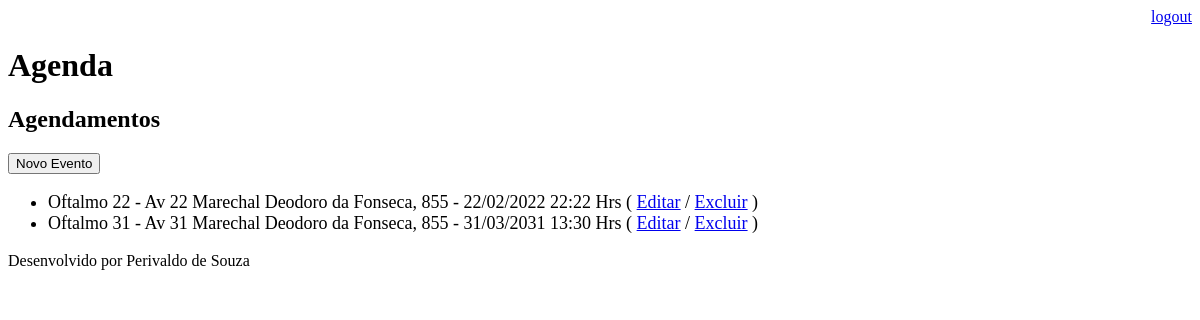
The app's page /agenda/ (signed in), older data.
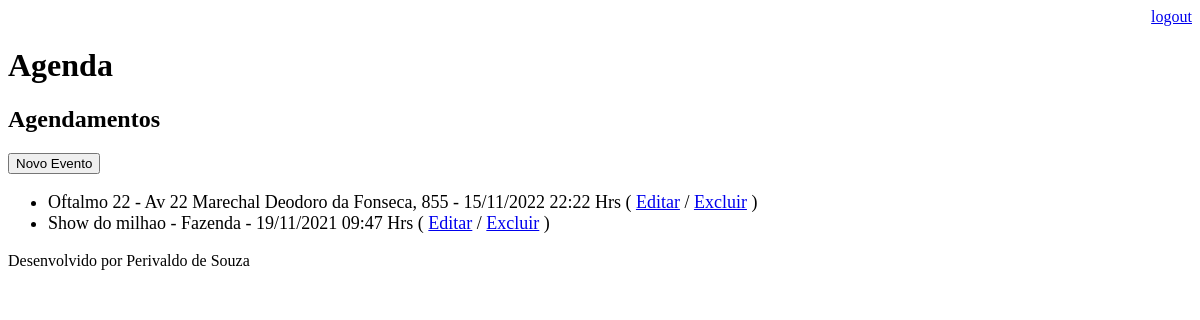
The same page, newer data.
### core/models.py (models this page shows, shortened)
class Evento(models.Model):
    titulo = models.CharField(max_length=100)
    derscricao = models.TextField(blank=True, null=True)
    data_evento = models.DateTimeField(verbose_name='Data do Evento')
    local = models.CharField(max_length=100, blank=True, null=True)
    data_criacao = models.DateTimeField(auto_now=True)
    usuario = models.ForeignKey(User, on_delete=models.CASCADE)
    class Meta:
        db_table = "evento"
    def get_data_evento(self):
        return self.data_evento.strftime('%d/%m/%Y %H:%M Hrs')
    def get_evento_atrasado(self):
        if self.data_evento < datetime.now():
            return True
        else:
            return False

### core/views.py (the view)
# urls.py: path('agenda/', views.lista_eventos),
@login_required(login_url='/login/')
def lista_eventos(request):
    usuario = request.user
    data_atual = datetime.now() - timedelta(hours=1)
    evento = Evento.objects.filter(usuario=usuario,
                                   data_evento__gt=data_atual)
    dados = {'eventos': evento}  # cria um dicionário
    return render(request, 'agenda.html', dados)

### templates/agenda.html (shortened to what this page needs)
{% extends "model-page.html" %}
{% block content %}
    <h2>Agendamentos</h2>
    <a href="evento/">
        <button type="button">Novo Evento</button>
    </a>
    <ul style="font-size: 18px">
        {% for evento in eventos %}
            <li>
                <div style=>
                    {{evento.titulo}} - {{evento.local}} - {{evento.get_data_evento}}
                    ( <a href="evento/?id={{ evento.id }}">Editar</a>
                    / <a href="evento/delete/{{ evento.id }}/">Excluir</a> )
                </div>
            </li>
        {% endfor %}
    </ul>
{% endblock %}

Row changes from the older to the newer data that the page shows:
no longer on this page (row edited): Evento: titulo "Oftalmo 31", local "Av 31 Marechal Deodoro da Fonseca, 855", get_data_evento "31/03/2031 13:30 Hrs"
changed Evento "Oftalmo 22": get_data_evento "22/02/2022 22:22 Hrs" → "15/11/2022 22:22 Hrs"
added Evento: titulo "Show do milhao", local "Fazenda", get_data_evento "19/11/2021 09:47 Hrs"
